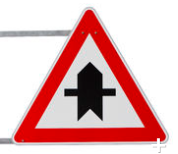
#> input picture web_images/11_right_of_way.PNG, 178 x 154 px; its folder holds 4 pictures in this run
$ jupyter execute --allow-errors Traffic_Sign_Classifier.ipynb   (shell and % lines are left out)
#> lines starting #> are read from the running program, lines starting #| are printed output that depends on the picture
# Self-Driving Car Engineer Nanodegree

## Deep Learning

## Project: Build a Traffic Sign Recognition Classifier

In this notebook, a template is provided for you to implement your functionality in stages, which is required to successfully complete this project. If additional code is required that cannot be included in the notebook, be sure that the Python code is successfully imported and included in your submission if necessary.

> **Note**: Once you have completed all of the code implementations, you need to finalize your work by exporting the iPython Notebook as an HTML document. Before exporting the notebook to html, all of the code cells need to have been run so that reviewers can see the final implementation and output. You can then export the notebook by using the menu above and navigating to  \n",
    "**File -> Download as -> HTML (.html)**. Include the finished document along with this notebook as your submission.

In addition to implementing code, there is a writeup to complete. The writeup should be completed in a separate file, which can be either a markdown file or a pdf document. There is a [write up template](https://github.com/udacity/CarND-Traffic-Sign-Classifier-Project/blob/master/writeup_template.md) that can be used to guide the writing process. Completing the code template and writeup template will cover all of the [rubric points](https://review.udacity.com/#!/rubrics/481/view) for this project.

The [rubric](https://review.udacity.com/#!/rubrics/481/view) contains "Stand Out Suggestions" for enhancing the project beyond the minimum requirements. The stand out suggestions are optional. If you decide to pursue the "stand out suggestions", you can include the code in this Ipython notebook and also discuss the results in the writeup file.

>**Note:** Code and Markdown cells can be executed using the **Shift + Enter** keyboard shortcut. In addition, Markdown cells can be edited by typically double-clicking the cell to enter edit mode.

---
## Step 0: Load The Data

[cell 1]
# Load pickled data
import pickle

# TODO: Fill this in based on where you saved the training and testing data

training_file = "dataset/train.p"
validation_file = "dataset/valid.p"
testing_file = "dataset/test.p"

#> (the rest of this cell did not finish here and is left out)

---

## Step 1: Dataset Summary & Exploration

The pickled data is a dictionary with 4 key/value pairs:

- `'features'` is a 4D array containing raw pixel data of the traffic sign images, (num examples, width, height, channels).
- `'labels'` is a 1D array containing the label/class id of the traffic sign. The file `signnames.csv` contains id -> name mappings for each id.
- `'sizes'` is a list containing tuples, (width, height) representing the original width and height the image.
- `'coords'` is a list containing tuples, (x1, y1, x2, y2) representing coordinates of a bounding box around the sign in the image. **THESE COORDINATES ASSUME THE ORIGINAL IMAGE. THE PICKLED DATA CONTAINS RESIZED VERSIONS (32 by 32) OF THESE IMAGES**

Complete the basic data summary below. Use python, numpy and/or pandas methods to calculate the data summary rather than hard coding the results. For example, the [pandas shape method](http://pandas.pydata.org/pandas-docs/stable/generated/pandas.DataFrame.shape.html) might be useful for calculating some of the summary results.

### Provide a Basic Summary of the Data Set Using Python, Numpy and/or Pandas

[cell 2]
### Replace each question mark with the appropriate value.
### Use python, pandas or numpy methods rather than hard coding the results

import numpy as np

# TODO: Number of training examples
#> (the rest of this cell did not finish here and is left out)

### Include an exploratory visualization of the dataset

Visualize the German Traffic Signs Dataset using the pickled file(s). This is open ended, suggestions include: plotting traffic sign images, plotting the count of each sign, etc.

The [Matplotlib](http://matplotlib.org/) [examples](http://matplotlib.org/examples/index.html) and [gallery](http://matplotlib.org/gallery.html) pages are a great resource for doing visualizations in Python.

**NOTE:** It's recommended you start with something simple first. If you wish to do more, come back to it after you've completed the rest of the sections. It can be interesting to look at the distribution of classes in the training, validation and test set. Is the distribution the same? Are there more examples of some classes than others?

[cell 3]
### Data exploration visualization code goes here.
### Feel free to use as many code cells as needed.

import glob
import cv2
import random
import matplotlib.pyplot as plt

# Visualizations will be shown in the notebook.

# read csv file with sign names and store sign names in an array
#> (the rest of this cell did not finish here and is left out)

#> (a cell that did not finish here is left out)

----

## Step 2: Design and Test a Model Architecture

Design and implement a deep learning model that learns to recognize traffic signs. Train and test your model on the [German Traffic Sign Dataset](http://benchmark.ini.rub.de/?section=gtsrb&subsection=dataset).

The LeNet-5 implementation shown in the [classroom](https://classroom.udacity.com/nanodegrees/nd013/parts/fbf77062-5703-404e-b60c-95b78b2f3f9e/modules/6df7ae49-c61c-4bb2-a23e-6527e69209ec/lessons/601ae704-1035-4287-8b11-e2c2716217ad/concepts/d4aca031-508f-4e0b-b493-e7b706120f81) at the end of the CNN lesson is a solid starting point. You'll have to change the number of classes and possibly the preprocessing, but aside from that it's plug and play!

With the LeNet-5 solution from the lecture, you should expect a validation set accuracy of about 0.89. To meet specifications, the validation set accuracy will need to be at least 0.93. It is possible to get an even higher accuracy, but 0.93 is the minimum for a successful project submission.

There are various aspects to consider when thinking about this problem:

- Neural network architecture (is the network over or underfitting?)
- Play around preprocessing techniques (normalization, rgb to grayscale, etc)
- Number of examples per label (some have more than others).
- Generate fake data.

Here is an example of a [published baseline model on this problem](http://yann.lecun.com/exdb/publis/pdf/sermanet-ijcnn-11.pdf). It's not required to be familiar with the approach used in the paper but, it's good practice to try to read papers like these.

### Pre-process the Data Set (normalization, grayscale, etc.)

Minimally, the image data should be normalized so that the data has mean zero and equal variance. For image data, `(pixel - 128)/ 128` is a quick way to approximately normalize the data and can be used in this project.

Other pre-processing steps are optional. You can try different techniques to see if it improves performance.

Use the code cell (or multiple code cells, if necessary) to implement the first step of your project.

[cell 5]
### Preprocess the data here. It is required to normalize the data. Other preprocessing steps could include
### converting to grayscale, etc.
### Feel free to use as many code cells as needed.

# [19 lines left out: function preprocess, not called in this run]

### Model Architecture

[cell 6]
### Define your architecture here.
### Feel free to use as many code cells as needed.

import tensorflow as tf
from tensorflow.contrib.layers import flatten

# [56 lines left out: function LeNet, not called in this run]

### Train, Validate and Test the Model

A validation set can be used to assess how well the model is performing. A low accuracy on the training and validation
sets imply underfitting. A high accuracy on the training set but low accuracy on the validation set implies overfitting.

#> (a cell that did not finish here is left out)

[cell 8]
# create training pipeline
rate = 0.001

#> (the rest of this cell did not finish here and is left out)

#> (a cell that did not finish here is left out)

[cell 10]
# [14 lines left out: function evaluate, not called in this run]

[cell 11]
EPOCHS = 20
BATCH_SIZE = 128
#> (the rest of this cell did not finish here and is left out)

[cell 12]
# train the model

from sklearn.utils import shuffle

#> (the rest of this cell did not finish here and is left out)

#> (a cell that did not finish here is left out)

---

## Step 3: Test a Model on New Images

To give yourself more insight into how your model is working, download at least five pictures of German traffic signs from the web and use your model to predict the traffic sign type.

You may find `signnames.csv` useful as it contains mappings from the class id (integer) to the actual sign name.

### Load and Output the Images

[cell 14]
### Load the images and plot them here.
### Feel free to use as many code cells as needed.

my_image_list = sorted(glob.glob('web_images/*'))
my_images = []
my_labels = [11, 13, 31, 35, 40]
for image_path in my_image_list:
    # read images, resize them to (32, 32) and store them in a list
    img = cv2.imread(image_path)
#> img is the input picture: shape (154, 178, 3); mean B, G, R 182.2, 181.8, 224.9
    img = cv2.cvtColor(img, cv2.COLOR_RGB2BGR)
    img = cv2.resize(img, (32, 32))
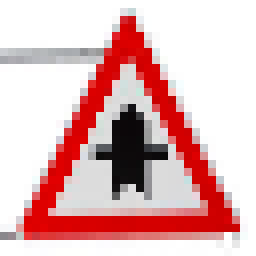
#> img: shape (32, 32, 3) (shown 8 times larger); mean R, G, B 225.2, 182.5, 182.9
    my_images.append(img)

    # display image
    plt.figure(figsize=(1,1))
    plt.title(image_path, loc='left')
    plt.imshow(img, cmap='gray')
#> pass 2 of the loop `for image_path in my_image_list:`:
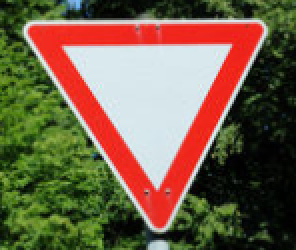
#> input picture web_images/13_yield.PNG, 148 x 125 px (shown 2 times larger)
#> img is the input picture: shape (125, 148, 3); mean B, G, R 71.8, 96.2, 115.6
#> `img = cv2.resize(img, (32, 32))`:
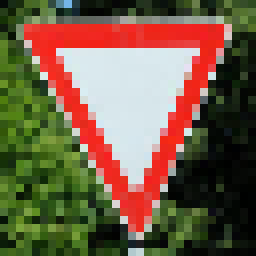
#> img: shape (32, 32, 3) (shown 8 times larger); mean R, G, B 115.1, 94.2, 70
#> pass 3 of the loop `for image_path in my_image_list:`:
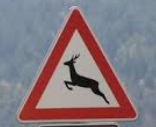
#> input picture web_images/31_wild_animal.PNG, 156 x 127 px
#> img is the input picture: shape (127, 156, 3); mean B, G, R 127.4, 120.6, 133.5
#> `img = cv2.resize(img, (32, 32))`:
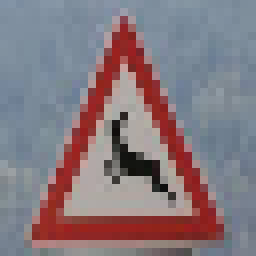
#> img: shape (32, 32, 3) (shown 8 times larger); mean R, G, B 133.5, 120.6, 127.4
#> the loop made 4 passes; the first 3 are shown
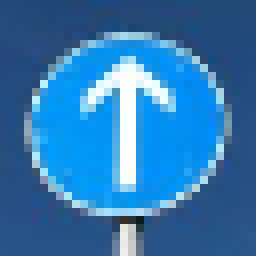
#> shown: shape (32, 32, 3) (shown 8 times larger); mean R, G, B 49.8, 119, 177
